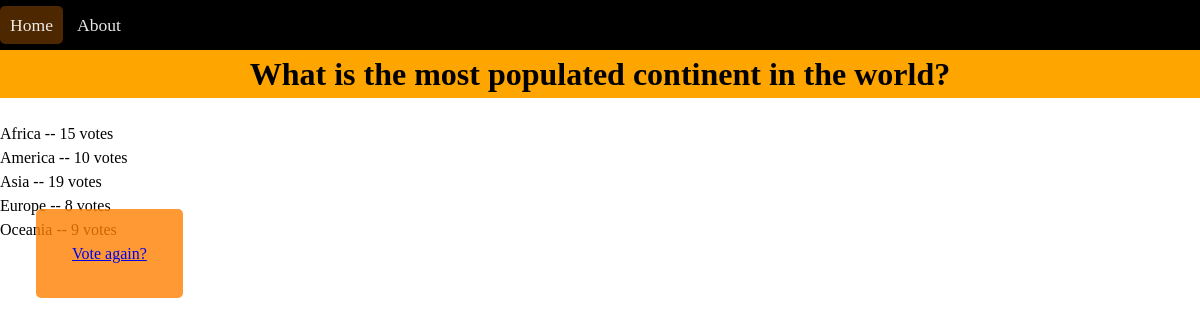
/1/results/, run on the app's committed database.
### polls/models.py (models this page shows, shortened)
class Question(models.Model):
	question_text = models.CharField(max_length=200)
	pub_date = models.DateTimeField('Date Published')
	last_visit = models.DateTimeField('Last Accessed')

class Choice(models.Model):
	question = models.ForeignKey(Question, on_delete=models.CASCADE)
	choice_text = models.CharField(max_length=200)
	votes = models.IntegerField(default=0)

### polls/views.py (the view)
# urls.py: url(r'^(?P<question_id>[0-9]+)/results/$', views.result, name='results'),
def result(request, question_id):
	question = get_object_or_404(Question, pk=question_id)
	return render(request, 'polls/results.html', {'question': question})

### polls/templates/polls/results.html (shortened to what this page needs)
{% load static %}
<!DOCTYPE html>
<html>
<head>
	<link rel="stylesheet" type="text/css" href="{% static 'polls/style.css' %}" />
</head>
<body>
	<nav>
		<ul>
			<li class="active"><a href="#">Home</a></li>
			<li><a href="http://127.0.0.1:8000/about/">About</a></li>
		</ul>
	</nav>
	<br />
	<h1 class="header">{{ question.question_text }}</h1>
		<br />
	<ul>
		{% for choice in question.choice_set.all %}
			<li>{{ choice.choice_text }} -- {{ choice.votes }} vote{{ choice.votes|pluralize }}</li>
		{% endfor %}
	</ul>
	<a class="voteAgain" href="{% url 'polls:detail' question.id %}">Vote again?</a>
</body>
</html>

### polls/static/polls/style.css (style rules this page uses)
* { margin: 0; padding: 0; font-family: serif; line-height: 1.5em; }
nav { display: block; float: left; background-color: black; width: 100%; margin: 0; }
nav ul { padding-bottom: 0.5%; padding-top: 0.5%; }
nav ul li { display: inline-block; padding: 6px 10px; border-radius: 5px; transition: 0.8s; -o-transition: 0.8s; -webkit-transition: 0.8s; -moz-transition: 0.8s; }
nav ul li a { text-decoration: none; color: white; font-size: 1.1em; opacity: 0.9; transition: 0.8s; -o-transition: 0.8s; -webkit-transition: 0.8s; -moz-transition: 0.8s; }
.active { background-color: rgba(255, 128, 0, .3); }
.header { width: 100%; text-align: center; margin: 1% 0 0 0; background-color: orange; }
.voteAgain { margin-left: 3%; margin-top: 1%; background-color: rgba(255, 128, 0, .8); border-radius: 5px; padding: 3%; }

### data on the page
Question: question_text "What is the most populated continent in the world?"
Choice: choice_text "Africa", votes "15"
Choice: choice_text "America", votes "10"
Choice: choice_text "Asia", votes "19"
Choice: choice_text "Europe", votes "8"
Choice: choice_text "Oceania", votes "9"
